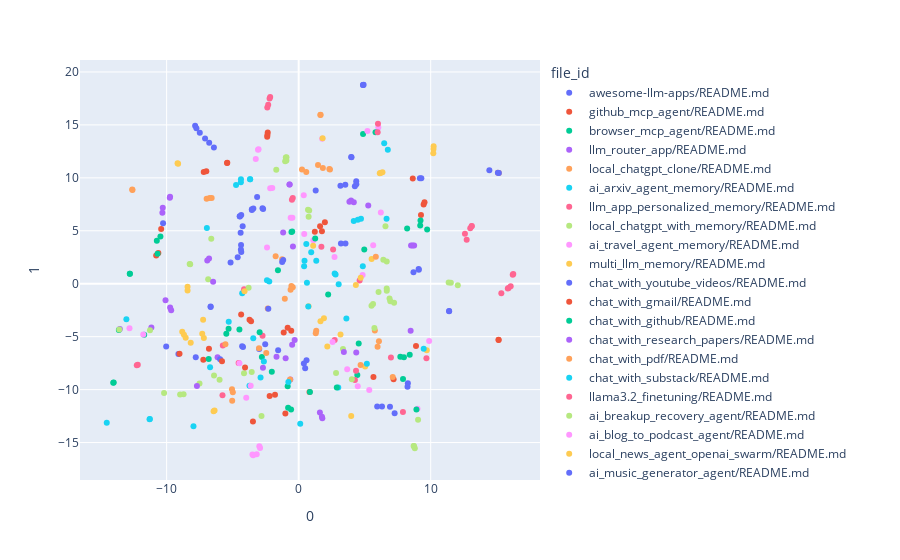

Notebook cell for this chart:
### Code cell
fig = px.scatter(
    projections, x=0, y=1,
    color=df.file_id,
    labels={'color': 'file_id'}
)
fig.show()

### Figure 1 — Plotly figure (JSON) as saved in the notebook; plotly's stock layout.template omitted (floating-point values rounded to 4 significant figures)
{"data": [{"hovertemplate": "file_id=awesome-llm-apps/README.md<br>0=%{x}<br>1=%{y}<extra></extra>", "legendgroup": "awesome-llm-apps/README.md", "marker": {"color": "#636efa", "symbol": "circle"}, "mode": "markers", "name": "awesome-llm-apps/README.md", "orientation": "v", "showlegend": true, "type": "scatter", "x": [-7.843, -7.49, -7.089, -6.778, -6.421, -4.351, -4.468, -4.448, -3.148, -3.432, -3.547, -3.542, 1.29, -2.741, -2.693, -4.241, 6.916, 6.313, 5.947, -4.396, -4.365, -4.618, -4.376, -4.347, 0.5947, 0.3952, 0.4927, -7.747], "xaxis": "x", "y": [14.92, 14.25, 13.72, 13.31, 12.87, 6.482, 6.381, 6.347, 8.185, 7.108, 7.029, 6.962, 8.799, 7.128, 7.067, 5.419, -11.62, -11.6, -11.6, 4.811, 3.668, 2.494, 3.222, 2.997, -7.217, -7.523, -7.986, 14.67], "yaxis": "y"}, {"hovertemplate": "file_id=github_mcp_agent/README.md<br>0=%{x}<br>1=%{y}<extra></extra>", "legendgroup": "github_mcp_agent/README.md", "marker": {"color": "#EF553B", "symbol": "circle"}, "mode": "markers", "name": "github_mcp_agent/README.md", "orientation": "v", "showlegend": true, "type": "scatter", "x": [9.264, 9.465, 0.8222, -7.223, -1.009, 9.533], "xaxis": "x", "y": [6.482, 7.47, -10.24, -7.19, -12.25, 7.689], "yaxis": "y"}, {"hovertemplate": "file_id=browser_mcp_agent/README.md<br>0=%{x}<br>1=%{y}<extra></extra>", "legendgroup": "browser_mcp_agent/README.md", "marker": {"color": "#00cc96", "symbol": "circle"}, "mode": "markers", "name": "browser_mcp_agent/README.md", "orientation": "v", "showlegend": true, "type": "scatter", "x": [9.229, 8.216, 0.8541, -6.814, 9.732, 9.206], "xaxis": "x", "y": [5.975, 5.219, -10.23, -7.099, 5.13, 5.504], "yaxis": "y"}, {"hovertemplate": "file_id=llm_router_app/README.md<br>0=%{x}<br>1=%{y}<extra></extra>", "legendgroup": "llm_router_app/README.md", "marker": {"color": "#ab63fa", "symbol": "circle"}, "mode": "markers", "name": "llm_router_app/README.md", "orientation": "v", "showlegend": true, "type": "scatter", "x": [1.793, 1.608, -6.143, 1.761, -1.175], "xaxis": "x", "y": [-12.7, -12.17, -6.948, -12.56, 4.829], "yaxis": "y"}, {"hovertemplate": "file_id=local_chatgpt_clone/README.md<br>0=%{x}<br>1=%{y}<extra></extra>", "legendgroup": "local_chatgpt_clone/README.md", "marker": {"color": "#FFA15A", "symbol": "circle"}, "mode": "markers", "name": "local_chatgpt_clone/README.md", "orientation": "v", "showlegend": true, "type": "scatter", "x": [5.77, 1.294, 1.33], "xaxis": "x", "y": [-4.407, -4.674, -4.441], "yaxis": "y"}, {"hovertemplate": "file_id=ai_arxiv_agent_memory/README.md<br>0=%{x}<br>1=%{y}<extra></extra>", "legendgroup": "ai_arxiv_agent_memory/README.md", "marker": {"color": "#19d3f3", "symbol": "circle"}, "mode": "markers", "name": "ai_arxiv_agent_memory/README.md", "orientation": "v", "showlegend": true, "type": "scatter", "x": [4.859, 3.615, -4.277], "xaxis": "x", "y": [1.644, -3.276, -0.8927], "yaxis": "y"}, {"hovertemplate": "file_id=llm_app_personalized_memory/README.md<br>0=%{x}<br>1=%{y}<extra></extra>", "legendgroup": "llm_app_personalized_memory/README.md", "marker": {"color": "#FF6692", "symbol": "circle"}, "mode": "markers", "name": "llm_app_personalized_memory/README.md", "orientation": "v", "showlegend": true, "type": "scatter", "x": [4.616, 2.729, -4.134], "xaxis": "x", "y": [0.3106, -5.325, -0.5116], "yaxis": "y"}, {"hovertemplate": "file_id=local_chatgpt_with_memory/README.md<br>0=%{x}<br>1=%{y}<extra></extra>", "legendgroup": "local_chatgpt_with_memory/README.md", "marker": {"color": "#B6E880", "symbol": "circle"}, "mode": "markers", "name": "local_chatgpt_with_memory/README.md", "orientation": "v", "showlegend": true, "type": "scatter", "x": [5.736, 3.356, -3.793], "xaxis": "x", "y": [-4.182, -6.166, -0.3731], "yaxis": "y"}, {"hovertemplate": "file_id=ai_travel_agent_memory/README.md<br>0=%{x}<br>1=%{y}<extra></extra>", "legendgroup": "ai_travel_agent_memory/README.md", "marker": {"color": "#FF97FF", "symbol": "circle"}, "mode": "markers", "name": "ai_travel_agent_memory/README.md", "orientation": "v", "showlegend": true, "type": "scatter", "x": [4.842, 2.57, 1.783], "xaxis": "x", "y": [0.8176, -5.506, 13.69], "yaxis": "y"}, {"hovertemplate": "file_id=multi_llm_memory/README.md<br>0=%{x}<br>1=%{y}<extra></extra>", "legendgroup": "multi_llm_memory/README.md", "marker": {"color": "#FECB52", "symbol": "circle"}, "mode": "markers", "name": "multi_llm_memory/README.md", "orientation": "v", "showlegend": true, "type": "scatter", "x": [4.332, 3.171, -4.102], "xaxis": "x", "y": [-0.1113, -4.806, -0.7092], "yaxis": "y"}, {"hovertemplate": "file_id=chat_with_youtube_videos/README.md<br>0=%{x}<br>1=%{y}<extra></extra>", "legendgroup": "chat_with_youtube_videos/README.md", "marker": {"color": "#636efa", "symbol": "circle"}, "mode": "markers", "name": "chat_with_youtube_videos/README.md", "orientation": "v", "showlegend": true, "type": "scatter", "x": [8.271, 8.245, -5.951], "xaxis": "x", "y": [-9.404, -9.729, -7.137], "yaxis": "y"}, {"hovertemplate": "file_id=chat_with_gmail/README.md<br>0=%{x}<br>1=%{y}<extra></extra>", "legendgroup": "chat_with_gmail/README.md", "marker": {"color": "#EF553B", "symbol": "circle"}, "mode": "markers", "name": "chat_with_gmail/README.md", "orientation": "v", "showlegend": true, "type": "scatter", "x": [7.189, -1.793, -2.198, -5.807], "xaxis": "x", "y": [-9.022, -10.48, -10.59, -7.319], "yaxis": "y"}, {"hovertemplate": "file_id=chat_with_github/README.md<br>0=%{x}<br>1=%{y}<extra></extra>", "legendgroup": "chat_with_github/README.md", "marker": {"color": "#00cc96", "symbol": "circle"}, "mode": "markers", "name": "chat_with_github/README.md", "orientation": "v", "showlegend": true, "type": "scatter", "x": [7.905, -0.8337, -0.799, -0.5744, 2.234], "xaxis": "x", "y": [-9.004, -9.672, -11.72, -11.88, -1.006], "yaxis": "y"}, {"hovertemplate": "file_id=chat_with_research_papers/README.md<br>0=%{x}<br>1=%{y}<extra></extra>", "legendgroup": "chat_with_research_papers/README.md", "marker": {"color": "#ab63fa", "symbol": "circle"}, "mode": "markers", "name": "chat_with_research_papers/README.md", "orientation": "v", "showlegend": true, "type": "scatter", "x": [8.482, -0.6322], "xaxis": "x", "y": [-4.442, -9.042], "yaxis": "y"}, {"hovertemplate": "file_id=chat_with_pdf/README.md<br>0=%{x}<br>1=%{y}<extra></extra>", "legendgroup": "chat_with_pdf/README.md", "marker": {"color": "#FFA15A", "symbol": "circle"}, "mode": "markers", "name": "chat_with_pdf/README.md", "orientation": "v", "showlegend": true, "type": "scatter", "x": [7.124, -0.6497], "xaxis": "x", "y": [-8.815, -9.044], "yaxis": "y"}, {"hovertemplate": "file_id=chat_with_substack/README.md<br>0=%{x}<br>1=%{y}<extra></extra>", "legendgroup": "chat_with_substack/README.md", "marker": {"color": "#19d3f3", "symbol": "circle"}, "mode": "markers", "name": "chat_with_substack/README.md", "orientation": "v", "showlegend": true, "type": "scatter", "x": [0.1179, -0.7792], "xaxis": "x", "y": [-13.22, -9.276], "yaxis": "y"}, {"hovertemplate": "file_id=llama3.2_finetuning/README.md<br>0=%{x}<br>1=%{y}<extra></extra>", "legendgroup": "llama3.2_finetuning/README.md", "marker": {"color": "#FF6692", "symbol": "circle"}, "mode": "markers", "name": "llama3.2_finetuning/README.md", "orientation": "v", "showlegend": true, "type": "scatter", "x": [15.84, 15.35, 15.9, 16.06, 16.21, 16.25], "xaxis": "x", "y": [-0.4462, -0.8972, -0.3941, -0.2336, 0.8424, 0.9096], "yaxis": "y"}, {"hovertemplate": "file_id=ai_breakup_recovery_agent/README.md<br>0=%{x}<br>1=%{y}<extra></extra>", "legendgroup": "ai_breakup_recovery_agent/README.md", "marker": {"color": "#B6E880", "symbol": "circle"}, "mode": "markers", "name": "ai_breakup_recovery_agent/README.md", "orientation": "v", "showlegend": true, "type": "scatter", "x": [6.051, 6.883, 7.228, 5.634, 5.516, -7.511, 6.94, 6.674, 6.669], "xaxis": "x", "y": [-0.7742, -1.398, -1.8, -1.904, -2.091, -9.428, -1.658, -0.6606, -0.4441], "yaxis": "y"}, {"hovertemplate": "file_id=ai_blog_to_podcast_agent/README.md<br>0=%{x}<br>1=%{y}<extra></extra>", "legendgroup": "ai_blog_to_podcast_agent/README.md", "marker": {"color": "#FF97FF", "symbol": "circle"}, "mode": "markers", "name": "ai_blog_to_podcast_agent/README.md", "orientation": "v", "showlegend": true, "type": "scatter", "x": [-3.178, -3.446, -2.979, -2.924, -3.501], "xaxis": "x", "y": [-16.11, -16.2, -15.34, -15.5, -16.14], "yaxis": "y"}, {"hovertemplate": "file_id=local_news_agent_openai_swarm/README.md<br>0=%{x}<br>1=%{y}<extra></extra>", "legendgroup": "local_news_agent_openai_swarm/README.md", "marker": {"color": "#FECB52", "symbol": "circle"}, "mode": "markers", "name": "local_news_agent_openai_swarm/README.md", "orientation": "v", "showlegend": true, "type": "scatter", "x": [5.524, 1.913, 1.652], "xaxis": "x", "y": [2.339, -3.272, -3.534], "yaxis": "y"}, {"hovertemplate": "file_id=ai_music_generator_agent/README.md<br>0=%{x}<br>1=%{y}<extra></extra>", "legendgroup": "ai_music_generator_agent/README.md", "marker": {"color": "#636efa", "symbol": "circle"}, "mode": "markers", "name": "ai_music_generator_agent/README.md", "orientation": "v", "showlegend": true, "type": "scatter", "x": [-6.67, -6.67, -4.217, -4.281], "xaxis": "x", "y": [-2.153, -2.201, -5.973, -5.91], "yaxis": "y"}, {"hovertemplate": "file_id=xai_finance_agent/README.md<br>0=%{x}<br>1=%{y}<extra></extra>", "legendgroup": "xai_finance_agent/README.md", "marker": {"color": "#EF553B", "symbol": "circle"}, "mode": "markers", "name": "xai_finance_agent/README.md", "orientation": "v", "showlegend": true, "type": "scatter", "x": [-10.41, -10.79, -10.63], "xaxis": "x", "y": [5.17, 2.666, 2.89], "yaxis": "y"}, {"hovertemplate": "file_id=opeani_research_agent/README.md<br>0=%{x}<br>1=%{y}<extra></extra>", "legendgroup": "opeani_research_agent/README.md", "marker": {"color": "#00cc96", "symbol": "circle"}, "mode": "markers", "name": "opeani_research_agent/README.md", "orientation": "v", "showlegend": true, "type": "scatter", "x": [4.97, -4.488, -2.788, -5.48, -5.308], "xaxis": "x", "y": [3.237, -4.325, -6.925, -4.727, -4.253], "yaxis": "y"}, {"hovertemplate": "file_id=ai_reasoning_agent/README.md<br>0=%{x}<br>1=%{y}<extra></extra>", "legendgroup": "ai_reasoning_agent/README.md", "marker": {"color": "#ab63fa", "symbol": "circle"}, "mode": "markers", "name": "ai_reasoning_agent/README.md", "orientation": "v", "showlegend": true, "type": "scatter", "x": [-0.6951, -6.789, -2.706, -6.922, -0.6841], "xaxis": "x", "y": [9.359, 2.384, -7.93, 2.199, 9.363], "yaxis": "y"}, {"hovertemplate": "file_id=ai_meme_generator_agent_browseruse/README.md<br>0=%{x}<br>1=%{y}<extra></extra>", "legendgroup": "ai_meme_generator_agent_browseruse/README.md", "marker": {"color": "#FFA15A", "symbol": "circle"}, "mode": "markers", "name": "ai_meme_generator_agent_browseruse/README.md", "orientation": "v", "showlegend": true, "type": "scatter", "x": [-0.4484, -0.5517, -0.6124, -1.05], "xaxis": "x", "y": [-0.3224, -0.2046, -0.5742, -1.418], "yaxis": "y"}, {"hovertemplate": "file_id=multimodal_ai_agent/README.md<br>0=%{x}<br>1=%{y}<extra></extra>", "legendgroup": "multimodal_ai_agent/README.md", "marker": {"color": "#19d3f3", "symbol": "circle"}, "mode": "markers", "name": "multimodal_ai_agent/README.md", "orientation": "v", "showlegend": true, "type": "scatter", "x": [6.658, -3.726], "xaxis": "x", "y": [6.125, -9.642], "yaxis": "y"}, {"hovertemplate": "file_id=ai_data_analysis_agent/README.md<br>0=%{x}<br>1=%{y}<extra></extra>", "legendgroup": "ai_data_analysis_agent/README.md", "marker": {"color": "#FF6692", "symbol": "circle"}, "mode": "markers", "name": "ai_data_analysis_agent/README.md", "orientation": "v", "showlegend": true, "type": "scatter", "x": [-0.4464, -0.5121, -4.55, -5.747], "xaxis": "x", "y": [8.099, 7.935, -7.489, -5.826], "yaxis": "y"}, {"hovertemplate": "file_id=ai_startup_trend_analysis_agent/README.md<br>0=%{x}<br>1=%{y}<extra></extra>", "legendgroup": "ai_startup_trend_analysis_agent/README.md", "marker": {"color": "#B6E880", "symbol": "circle"}, "mode": "markers", "name": "ai_startup_trend_analysis_agent/README.md", "orientation": "v", "showlegend": true, "type": "scatter", "x": [-1.696, -0.9249, -0.973, -0.9285, -1.023, -3.558, -4.14], "xaxis": "x", "y": [10.77, 11.93, 11.93, 11.65, 11.57, -8.326, -8.462], "yaxis": "y"}, {"hovertemplate": "file_id=ai_data_visualisation_agent/README.md<br>0=%{x}<br>1=%{y}<extra></extra>", "legendgroup": "ai_data_visualisation_agent/README.md", "marker": {"color": "#FF97FF", "symbol": "circle"}, "mode": "markers", "name": "ai_data_visualisation_agent/README.md", "orientation": "v", "showlegend": true, "type": "scatter", "x": [0.3851, -1.999, -2.156, -4.486], "xaxis": "x", "y": [8.353, 9.03, 9.006, -7.514], "yaxis": "y"}, {"hovertemplate": "file_id=ai_medical_imaging_agent/README.md<br>0=%{x}<br>1=%{y}<extra></extra>", "legendgroup": "ai_medical_imaging_agent/README.md", "marker": {"color": "#FECB52", "symbol": "circle"}, "mode": "markers", "name": "ai_medical_imaging_agent/README.md", "orientation": "v", "showlegend": true, "type": "scatter", "x": [3.98, -6.371, -6.445, -9.173, -9.133], "xaxis": "x", "y": [-12.49, -11.98, -12.04, 11.38, 11.34], "yaxis": "y"}, {"hovertemplate": "file_id=web_scrapping_ai_agent/README.md<br>0=%{x}<br>1=%{y}<extra></extra>", "legendgroup": "web_scrapping_ai_agent/README.md", "marker": {"color": "#636efa", "symbol": "circle"}, "mode": "markers", "name": "web_scrapping_ai_agent/README.md", "orientation": "v", "showlegend": true, "type": "scatter", "x": [8.697, -2.534, 9.101, 9.088], "xaxis": "x", "y": [1.095, -5.713, 1.322, 1.401], "yaxis": "y"}, {"hovertemplate": "file_id=customer_support_voice_agent/README.md<br>0=%{x}<br>1=%{y}<extra></extra>", "legendgroup": "customer_support_voice_agent/README.md", "marker": {"color": "#EF553B", "symbol": "circle"}, "mode": "markers", "name": "customer_support_voice_agent/README.md", "orientation": "v", "showlegend": true, "type": "scatter", "x": [1.985, 1.621, -1.133, -0.5628, -0.8339, 1.761, 1.224], "xaxis": "x", "y": [5.814, 5.421, -4.608, -4.432, -4.162, 4.958, 4.903], "yaxis": "y"}, {"hovertemplate": "file_id=voice_rag_openaisdk/README.md<br>0=%{x}<br>1=%{y}<extra></extra>", "legendgroup": "voice_rag_openaisdk/README.md", "marker": {"color": "#00cc96", "symbol": "circle"}, "mode": "markers", "name": "voice_rag_openaisdk/README.md", "orientation": "v", "showlegend": true, "type": "scatter", "x": [8.412, 7.972, 4.443, 4.548, 7.701, -0.5469, -0.4903], "xaxis": "x", "y": [-6.711, -6.953, -8.625, -5.652, -6.895, 4.877, 4.927], "yaxis": "y"}, {"hovertemplate": "file_id=ai_audio_tour_agent/README.md<br>0=%{x}<br>1=%{y}<extra></extra>", "legendgroup": "ai_audio_tour_agent/README.md", "marker": {"color": "#ab63fa", "symbol": "circle"}, "mode": "markers", "name": "ai_audio_tour_agent/README.md", "orientation": "v", "showlegend": true, "type": "scatter", "x": [8.512, 8.631, 8.747, -0.9869, -1.679], "xaxis": "x", "y": [3.612, 3.613, 3.599, -7.043, -6.894], "yaxis": "y"}, {"hovertemplate": "file_id=rag_chain/README.md<br>0=%{x}<br>1=%{y}<extra></extra>", "legendgroup": "rag_chain/README.md", "marker": {"color": "#FFA15A", "symbol": "circle"}, "mode": "markers", "name": "rag_chain/README.md", "orientation": "v", "showlegend": true, "type": "scatter", "x": [1.653, 1.65, -1.252, -1.744, -2.34, 15.16, 15.09], "xaxis": "x", "y": [15.96, 15.92, 2.318, 2.596, -2.346, 10.46, 10.48], "yaxis": "y"}, {"hovertemplate": "file_id=deepseek_local_rag_agent/README.md<br>0=%{x}<br>1=%{y}<extra></extra>", "legendgroup": "deepseek_local_rag_agent/README.md", "marker": {"color": "#19d3f3", "symbol": "circle"}, "mode": "markers", "name": "deepseek_local_rag_agent/README.md", "orientation": "v", "showlegend": true, "type": "scatter", "x": [1.334, 0.9503, 0.5796, 6.752, 6.479, 2.998], "xaxis": "x", "y": [2.168, 2.974, 3.762, 12.66, 13.27, -9.792], "yaxis": "y"}, {"hovertemplate": "file_id=rag-as-a-service/README.md<br>0=%{x}<br>1=%{y}<extra></extra>", "legendgroup": "rag-as-a-service/README.md", "marker": {"color": "#FF6692", "symbol": "circle"}, "mode": "markers", "name": "rag-as-a-service/README.md", "orientation": "v", "showlegend": true, "type": "scatter", "x": [9.678, 4.261], "xaxis": "x", "y": [-7.029, -9.104], "yaxis": "y"}, {"hovertemplate": "file_id=agentic_rag/README.md<br>0=%{x}<br>1=%{y}<extra></extra>", "legendgroup": "agentic_rag/README.md", "marker": {"color": "#B6E880", "symbol": "circle"}, "mode": "markers", "name": "agentic_rag/README.md", "orientation": "v", "showlegend": true, "type": "scatter", "x": [-8.256, 4.028, -6.855, -8.218], "xaxis": "x", "y": [1.856, -9.025, 0.4172, 1.847], "yaxis": "y"}, {"hovertemplate": "file_id=rag_agent_cohere/README.md<br>0=%{x}<br>1=%{y}<extra></extra>", "legendgroup": "rag_agent_cohere/README.md", "marker": {"color": "#FF97FF", "symbol": "circle"}, "mode": "markers", "name": "rag_agent_cohere/README.md", "orientation": "v", "showlegend": true, "type": "scatter", "x": [8.999, 1.113, -2.397, 6.034, 3.677], "xaxis": "x", "y": [-11.82, 4.108, 3.417, 14.75, -8.078], "yaxis": "y"}, {"hovertemplate": "file_id=hybrid_search_rag/README.md<br>0=%{x}<br>1=%{y}<extra></extra>", "legendgroup": "hybrid_search_rag/README.md", "marker": {"color": "#FECB52", "symbol": "circle"}, "mode": "markers", "name": "hybrid_search_rag/README.md", "orientation": "v", "showlegend": true, "type": "scatter", "x": [9.701, 1.098, -8.416, 5.035, 0.7485, -8.417], "xaxis": "x", "y": [-6.28, 3.579, -0.6477, -7.825, -2.12, -0.2903], "yaxis": "y"}, {"hovertemplate": "file_id=ai_blog_search/README.md<br>0=%{x}<br>1=%{y}<extra></extra>", "legendgroup": "ai_blog_search/README.md", "marker": {"color": "#636efa", "symbol": "circle"}, "mode": "markers", "name": "ai_blog_search/README.md", "orientation": "v", "showlegend": true, "type": "scatter", "x": [7.269, 3.202, 3.545, -1.173, -1.251, -2.3, 15.16, 15.09, 14.44], "xaxis": "x", "y": [-12.22, 3.807, 3.805, 2.243, 2.061, -2.363, 10.46, 10.48, 10.72], "yaxis": "y"}, {"hovertemplate": "file_id=autonomous_rag/README.md<br>0=%{x}<br>1=%{y}<extra></extra>", "legendgroup": "autonomous_rag/README.md", "marker": {"color": "#EF553B", "symbol": "circle"}, "mode": "markers", "name": "autonomous_rag/README.md", "orientation": "v", "showlegend": true, "type": "scatter", "x": [8.887, 5.664, -3.464], "xaxis": "x", "y": [-5.874, -8.807, -13.02], "yaxis": "y"}, {"hovertemplate": "file_id=gemini_agentic_rag/README.md<br>0=%{x}<br>1=%{y}<extra></extra>", "legendgroup": "gemini_agentic_rag/README.md", "marker": {"color": "#00cc96", "symbol": "circle"}, "mode": "markers", "name": "gemini_agentic_rag/README.md", "orientation": "v", "showlegend": true, "type": "scatter", "x": [8.92, 1.251, -1.569, 5.822, 2.888, 4.879], "xaxis": "x", "y": [-11.89, 4.275, 1.271, 14.3, -9.801, 14.14], "yaxis": "y"}, {"hovertemplate": "file_id=local_rag_agent/README.md<br>0=%{x}<br>1=%{y}<extra></extra>", "legendgroup": "local_rag_agent/README.md", "marker": {"color": "#ab63fa", "symbol": "circle"}, "mode": "markers", "name": "local_rag_agent/README.md", "orientation": "v", "showlegend": true, "type": "scatter", "x": [4.362, 3.422, -6.48], "xaxis": "x", "y": [-6.488, -6.459, 0.1914], "yaxis": "y"}, {"hovertemplate": "file_id=llama3.1_local_rag/README.md<br>0=%{x}<br>1=%{y}<extra></extra>", "legendgroup": "llama3.1_local_rag/README.md", "marker": {"color": "#FFA15A", "symbol": "circle"}, "mode": "markers", "name": "llama3.1_local_rag/README.md", "orientation": "v", "showlegend": true, "type": "scatter", "x": [6.08, 4.69, 5.978], "xaxis": "x", "y": [-5.423, -7.672, -5.946], "yaxis": "y"}, {"hovertemplate": "file_id=local_hybrid_search_rag/README.md<br>0=%{x}<br>1=%{y}<extra></extra>", "legendgroup": "local_hybrid_search_rag/README.md", "marker": {"color": "#19d3f3", "symbol": "circle"}, "mode": "markers", "name": "local_hybrid_search_rag/README.md", "orientation": "v", "showlegend": true, "type": "scatter", "x": [9.47, 0.6269, 0.4426, -2.226, -2.4, 5.166, -14.54, -7.967, 0.7291, 0.4129], "xaxis": "x", "y": [-6.134, 0.08335, 2.163, 0.1983, 0.3228, -7.552, -13.13, -13.47, -2.145, 1.648], "yaxis": "y"}, {"hovertemplate": "file_id=corrective_rag/README.md<br>0=%{x}<br>1=%{y}<extra></extra>", "legendgroup": "corrective_rag/README.md", "marker": {"color": "#FF6692", "symbol": "circle"}, "mode": "markers", "name": "corrective_rag/README.md", "orientation": "v", "showlegend": true, "type": "scatter", "x": [7.898, 1.721, 4.345, 5.983, 6.007, 6.989, 2.608], "xaxis": "x", "y": [-12.1, 3.501, -8.208, 14.3, 15.1, -6.978, 3.238], "yaxis": "y"}, {"hovertemplate": "file_id=vision_rag/README.md<br>0=%{x}<br>1=%{y}<extra></extra>", "legendgroup": "vision_rag/README.md", "marker": {"color": "#B6E880", "symbol": "circle"}, "mode": "markers", "name": "vision_rag/README.md", "orientation": "v", "showlegend": true, "type": "scatter", "x": [9.045, 0.7543, 0.7967, 2.831, -2.816, -10.19, 11.53, 11.36, 8.707, 12.05, 8.798, 0.7082, 8.735], "xaxis": "x", "y": [-12.84, 6.318, 6.903, -8.422, -12.49, -10.32, 0.08408, 0.1268, -15.33, -0.1501, -15.53, 6.985, -15.31], "yaxis": "y"}, {"hovertemplate": "file_id=rag_database_routing/README.md<br>0=%{x}<br>1=%{y}<extra></extra>", "legendgroup": "rag_database_routing/README.md", "marker": {"color": "#FF97FF", "symbol": "circle"}, "mode": "markers", "name": "rag_database_routing/README.md", "orientation": "v", "showlegend": true, "type": "scatter", "x": [9.884, -0.4764, 5.347, 4.476, 5.211, -0.6049, 2.715, 0.4215], "xaxis": "x", "y": [-5.4, 6.234, -10.04, -9.679, 14.43, 6.224, 2.524, 4.704], "yaxis": "y"}, {"hovertemplate": "file_id=ai_3dpygame_r1/README.md<br>0=%{x}<br>1=%{y}<extra></extra>", "legendgroup": "ai_3dpygame_r1/README.md", "marker": {"color": "#FECB52", "symbol": "circle"}, "mode": "markers", "name": "ai_3dpygame_r1/README.md", "orientation": "v", "showlegend": true, "type": "scatter", "x": [10.22, -8.688, -8.557, -8.82, 10.21, 10.2], "xaxis": "x", "y": [12.97, -4.827, -5.1, -4.538, 12.72, 12.33], "yaxis": "y"}, {"hovertemplate": "file_id=ai_tic_tac_toe_agent/README.md<br>0=%{x}<br>1=%{y}<extra></extra>", "legendgroup": "ai_tic_tac_toe_agent/README.md", "marker": {"color": "#636efa", "symbol": "circle"}, "mode": "markers", "name": "ai_tic_tac_toe_agent/README.md", "orientation": "v", "showlegend": true, "type": "scatter", "x": [9.181, 9.292, -9.109, -7.795, -10.03, 3.98, 4.001], "xaxis": "x", "y": [9.962, 9.953, -6.633, -6.955, -5.92, 11.96, 11.94], "yaxis": "y"}, {"hovertemplate": "file_id=ai_chess_agent/README.md<br>0=%{x}<br>1=%{y}<extra></extra>", "legendgroup": "ai_chess_agent/README.md", "marker": {"color": "#EF553B", "symbol": "circle"}, "mode": "markers", "name": "ai_chess_agent/README.md", "orientation": "v", "showlegend": true, "type": "scatter", "x": [8.644, -9.026, -6.795], "xaxis": "x", "y": [9.937, -6.605, -6.131], "yaxis": "y"}, {"hovertemplate": "file_id=ai_movie_production_agent/README.md<br>0=%{x}<br>1=%{y}<extra></extra>", "legendgroup": "ai_movie_production_agent/README.md", "marker": {"color": "#00cc96", "symbol": "circle"}, "mode": "markers", "name": "ai_movie_production_agent/README.md", "orientation": "v", "showlegend": true, "type": "scatter", "x": [-14.04, -11.7, -13.62, -14.01], "xaxis": "x", "y": [-9.349, -4.82, -4.36, -9.326], "yaxis": "y"}, {"hovertemplate": "file_id=ai_personal_finance_agent/README.md<br>0=%{x}<br>1=%{y}<extra></extra>", "legendgroup": "ai_personal_finance_agent/README.md", "marker": {"color": "#ab63fa", "symbol": "circle"}, "mode": "markers", "name": "ai_personal_finance_agent/README.md", "orientation": "v", "showlegend": true, "type": "scatter", "x": [-10.32, -11.16, -13.55], "xaxis": "x", "y": [6.713, -4.129, -4.278], "yaxis": "y"}, {"hovertemplate": "file_id=ai_health_fitness_agent/README.md<br>0=%{x}<br>1=%{y}<extra></extra>", "legendgroup": "ai_health_fitness_agent/README.md", "marker": {"color": "#FFA15A", "symbol": "circle"}, "mode": "markers", "name": "ai_health_fitness_agent/README.md", "orientation": "v", "showlegend": true, "type": "scatter", "x": [-12.59, -12.61, -5.036, -4.987, -5.052], "xaxis": "x", "y": [8.846, 8.886, -11.05, -10.26, -9.974], "yaxis": "y"}, {"hovertemplate": "file_id=ai_deep_research_agent/README.md<br>0=%{x}<br>1=%{y}<extra></extra>", "legendgroup": "ai_deep_research_agent/README.md", "marker": {"color": "#19d3f3", "symbol": "circle"}, "mode": "markers", "name": "ai_deep_research_agent/README.md", "orientation": "v", "showlegend": true, "type": "scatter", "x": [-3.672, -3.684, -4.379, -3.439, -5.298, -4.742, -4.372], "xaxis": "x", "y": [9.868, 9.867, 9.571, -5.143, -3.603, 9.326, 9.857], "yaxis": "y"}, {"hovertemplate": "file_id=ai_real_estate_agent/README.md<br>0=%{x}<br>1=%{y}<extra></extra>", "legendgroup": "ai_real_estate_agent/README.md", "marker": {"color": "#FF6692", "symbol": "circle"}, "mode": "markers", "name": "ai_real_estate_agent/README.md", "orientation": "v", "showlegend": true, "type": "scatter", "x": [12.59, 13.0, 13.11, -2.736, 12.73, 13.1], "xaxis": "x", "y": [4.724, 5.234, 5.441, -4.921, 4.15, 5.435], "yaxis": "y"}, {"hovertemplate": "file_id=ai_journalist_agent/README.md<br>0=%{x}<br>1=%{y}<extra></extra>", "legendgroup": "ai_journalist_agent/README.md", "marker": {"color": "#B6E880", "symbol": "circle"}, "mode": "markers", "name": "ai_journalist_agent/README.md", "orientation": "v", "showlegend": true, "type": "scatter", "x": [6.413, -11.26, -13.59, 6.671], "xaxis": "x", "y": [2.257, -4.4, -4.314, 2.098], "yaxis": "y"}, {"hovertemplate": "file_id=ai_meeting_agent/README.md<br>0=%{x}<br>1=%{y}<extra></extra>", "legendgroup": "ai_meeting_agent/README.md", "marker": {"color": "#FF97FF", "symbol": "circle"}, "mode": "markers", "name": "ai_meeting_agent/README.md", "orientation": "v", "showlegend": true, "type": "scatter", "x": [5.645, -11.77, -12.81], "xaxis": "x", "y": [3.644, -4.794, -4.199], "yaxis": "y"}, {"hovertemplate": "file_id=ai_customer_support_agent/README.md<br>0=%{x}<br>1=%{y}<extra></extra>", "legendgroup": "ai_customer_support_agent/README.md", "marker": {"color": "#FECB52", "symbol": "circle"}, "mode": "markers", "name": "ai_customer_support_agent/README.md", "orientation": "v", "showlegend": true, "type": "scatter", "x": [4.699, 2.171, 1.813], "xaxis": "x", "y": [0.5754, -5.918, 13.73], "yaxis": "y"}, {"hovertemplate": "file_id=ai_investment_agent/README.md<br>0=%{x}<br>1=%{y}<extra></extra>", "legendgroup": "ai_investment_agent/README.md", "marker": {"color": "#636efa", "symbol": "circle"}, "mode": "markers", "name": "ai_investment_agent/README.md", "orientation": "v", "showlegend": true, "type": "scatter", "x": [-10.27, -2.99, 11.4, 11.4], "xaxis": "x", "y": [5.714, -6.168, -2.607, -2.576], "yaxis": "y"}, {"hovertemplate": "file_id=ai_system_architect_r1/README.md<br>0=%{x}<br>1=%{y}<extra></extra>", "legendgroup": "ai_system_architect_r1/README.md", "marker": {"color": "#EF553B", "symbol": "circle"}, "mode": "markers", "name": "ai_system_architect_r1/README.md", "orientation": "v", "showlegend": true, "type": "scatter", "x": [-5.407, -5.423, -4.062, -7.192, 15.14, 15.14, -6.995], "xaxis": "x", "y": [11.42, 11.4, -7.923, 10.55, -5.32, -5.292, 10.63], "yaxis": "y"}, {"hovertemplate": "file_id=ai_lead_generation_agent/README.md<br>0=%{x}<br>1=%{y}<extra></extra>", "legendgroup": "ai_lead_generation_agent/README.md", "marker": {"color": "#00cc96", "symbol": "circle"}, "mode": "markers", "name": "ai_lead_generation_agent/README.md", "orientation": "v", "showlegend": true, "type": "scatter", "x": [-12.79, -12.79, -2.035, -2.957], "xaxis": "x", "y": [0.9421, 0.9401, -8.302, -4.594], "yaxis": "y"}, {"hovertemplate": "file_id=ai_financial_coach_agent/README.md<br>0=%{x}<br>1=%{y}<extra></extra>", "legendgroup": "ai_financial_coach_agent/README.md", "marker": {"color": "#ab63fa", "symbol": "circle"}, "mode": "markers", "name": "ai_financial_coach_agent/README.md", "orientation": "v", "showlegend": true, "type": "scatter", "x": [-10.3, -9.762, -9.741, -7.708, -9.657, -9.736, -10.08], "xaxis": "x", "y": [7.182, 8.122, 8.203, -9.655, -2.509, -2.245, -1.56], "yaxis": "y"}, {"hovertemplate": "file_id=multi_agent_researcher/README.md<br>0=%{x}<br>1=%{y}<extra></extra>", "legendgroup": "multi_agent_researcher/README.md", "marker": {"color": "#FFA15A", "symbol": "circle"}, "mode": "markers", "name": "multi_agent_researcher/README.md", "orientation": "v", "showlegend": true, "type": "scatter", "x": [5.845, -3.004, -6.97, -6.746, -6.59], "xaxis": "x", "y": [2.549, -6.096, 8.028, 8.101, 8.091], "yaxis": "y"}, {"hovertemplate": "file_id=ai_mental_wellbeing_agent/README.md<br>0=%{x}<br>1=%{y}<extra></extra>", "legendgroup": "ai_mental_wellbeing_agent/README.md", "marker": {"color": "#19d3f3", "symbol": "circle"}, "mode": "markers", "name": "ai_mental_wellbeing_agent/README.md", "orientation": "v", "showlegend": true, "type": "scatter", "x": [3.03, 2.796, 2.726, -6.953, -2.886, -6.71], "xaxis": "x", "y": [-0.05429, 0.8751, 0.9652, 5.268, -8.853, -7.889], "yaxis": "y"}, {"hovertemplate": "file_id=ai_aqi_analysis_agent/README.md<br>0=%{x}<br>1=%{y}<extra></extra>", "legendgroup": "ai_aqi_analysis_agent/README.md", "marker": {"color": "#FF6692", "symbol": "circle"}, "mode": "markers", "name": "ai_aqi_analysis_agent/README.md", "orientation": "v", "showlegend": true, "type": "scatter", "x": [-2.377, -2.308, -5.77, -12.19, -12.26, -2.202, -2.158], "xaxis": "x", "y": [16.65, 16.89, -10.53, -7.654, -7.709, 17.49, 17.63], "yaxis": "y"}, {"hovertemplate": "file_id=multimodal_coding_agent_team/README.md<br>0=%{x}<br>1=%{y}<extra></extra>", "legendgroup": "multimodal_coding_agent_team/README.md", "marker": {"color": "#B6E880", "symbol": "circle"}, "mode": "markers", "name": "multimodal_coding_agent_team/README.md", "orientation": "v", "showlegend": true, "type": "scatter", "x": [6.574, -6.619, -8.981, -5.991, -6.411, -8.717], "xaxis": "x", "y": [5.422, 4.247, -10.47, -9.072, -8.663, -10.44], "yaxis": "y"}, {"hovertemplate": "file_id=multimodal_design_agent_team/README.md<br>0=%{x}<br>1=%{y}<extra></extra>", "legendgroup": "multimodal_design_agent_team/README.md", "marker": {"color": "#FF97FF", "symbol": "circle"}, "mode": "markers", "name": "multimodal_design_agent_team/README.md", "orientation": "v", "showlegend": true, "type": "scatter", "x": [6.224, -3.039, -3.078, -3.634, -3.973, -3.249], "xaxis": "x", "y": [6.728, 12.71, 12.65, -9.626, -10.77, 11.77], "yaxis": "y"}, {"hovertemplate": "file_id=ai_game_design_agent_team/README.md<br>0=%{x}<br>1=%{y}<extra></extra>", "legendgroup": "ai_game_design_agent_team/README.md", "marker": {"color": "#FECB52", "symbol": "circle"}, "mode": "markers", "name": "ai_game_design_agent_team/README.md", "orientation": "v", "showlegend": true, "type": "scatter", "x": [-7.237, 6.199, 6.144, 6.347, -8.178, -7.181, -7.304], "xaxis": "x", "y": [-3.401, 10.45, 10.44, 10.53, -5.572, -5.133, -4.732], "yaxis": "y"}, {"hovertemplate": "file_id=ai_recruitment_agent_team/README.md<br>0=%{x}<br>1=%{y}<extra></extra>", "legendgroup": "ai_recruitment_agent_team/README.md", "marker": {"color": "#636efa", "symbol": "circle"}, "mode": "markers", "name": "ai_recruitment_agent_team/README.md", "orientation": "v", "showlegend": true, "type": "scatter", "x": [4.257, 3.534, -5.158, 4.918, 4.879, 4.87, -1.554, 4.369, 4.36, 3.164], "xaxis": "x", "y": [9.21, 9.344, 1.995, 18.79, 18.77, 18.76, -6.272, 9.404, 9.681, 9.248], "yaxis": "y"}, {"hovertemplate": "file_id=ai_competitor_intelligence_agent_team/README.md<br>0=%{x}<br>1=%{y}<extra></extra>", "legendgroup": "ai_competitor_intelligence_agent_team/README.md", "marker": {"color": "#EF553B", "symbol": "circle"}, "mode": "markers", "name": "ai_competitor_intelligence_agent_team/README.md", "orientation": "v", "showlegend": true, "type": "scatter", "x": [-2.344, -2.367, -2.384, -3.722, -3.606, -4.357], "xaxis": "x", "y": [14.28, 14.05, 13.88, -3.4, -3.543, -2.905], "yaxis": "y"}, {"hovertemplate": "file_id=ai_finance_agent_team/README.md<br>0=%{x}<br>1=%{y}<extra></extra>", "legendgroup": "ai_finance_agent_team/README.md", "marker": {"color": "#00cc96", "symbol": "circle"}, "mode": "markers", "name": "ai_finance_agent_team/README.md", "orientation": "v", "showlegend": true, "type": "scatter", "x": [-10.47, -10.74, -10.69], "xaxis": "x", "y": [4.468, 4.059, 2.835], "yaxis": "y"}, {"hovertemplate": "file_id=ai_legal_agent_team/README.md<br>0=%{x}<br>1=%{y}<extra></extra>", "legendgroup": "ai_legal_agent_team/README.md", "marker": {"color": "#ab63fa", "symbol": "circle"}, "mode": "markers", "name": "ai_legal_agent_team/README.md", "orientation": "v", "showlegend": true, "type": "scatter", "x": [5.27, 4.175, 3.969, 3.845, -0.4945, -0.3053, -0.4345], "xaxis": "x", "y": [7.39, 7.701, 7.854, 7.75, -5.764, -5.304, 3.515], "yaxis": "y"}, {"hovertemplate": "file_id=ai_services_agency/README.md<br>0=%{x}<br>1=%{y}<extra></extra>", "legendgroup": "ai_services_agency/README.md", "marker": {"color": "#FFA15A", "symbol": "circle"}, "mode": "markers", "name": "ai_services_agency/README.md", "orientation": "v", "showlegend": true, "type": "scatter", "x": [0.5748, 0.2517, 2.37, 2.325, 1.832, 1.466, -2.453, -5.548], "xaxis": "x", "y": [10.55, 10.78, 10.8, 10.83, 10.92, 11.2, -6.531, -5.706], "yaxis": "y"}, {"hovertemplate": "file_id=ai_teaching_agent_team/README.md<br>0=%{x}<br>1=%{y}<extra></extra>", "legendgroup": "ai_teaching_agent_team/README.md", "marker": {"color": "#19d3f3", "symbol": "circle"}, "mode": "markers", "name": "ai_teaching_agent_team/README.md", "orientation": "v", "showlegend": true, "type": "scatter", "x": [4.719, 4.484, 4.173, -2.636, -11.27, -11.29, -13.05], "xaxis": "x", "y": [6.133, 6.038, 5.931, -7.345, -12.79, -12.79, -3.352], "yaxis": "y"}], "layout": {"legend": {"title": {"text": "file_id"}, "tracegroupgap": 0}, "margin": {"t": 60}, "xaxis": {"anchor": "y", "domain": [0, 1], "title": {"text": "0"}}, "yaxis": {"anchor": "x", "domain": [0, 1], "title": {"text": "1"}}}}
